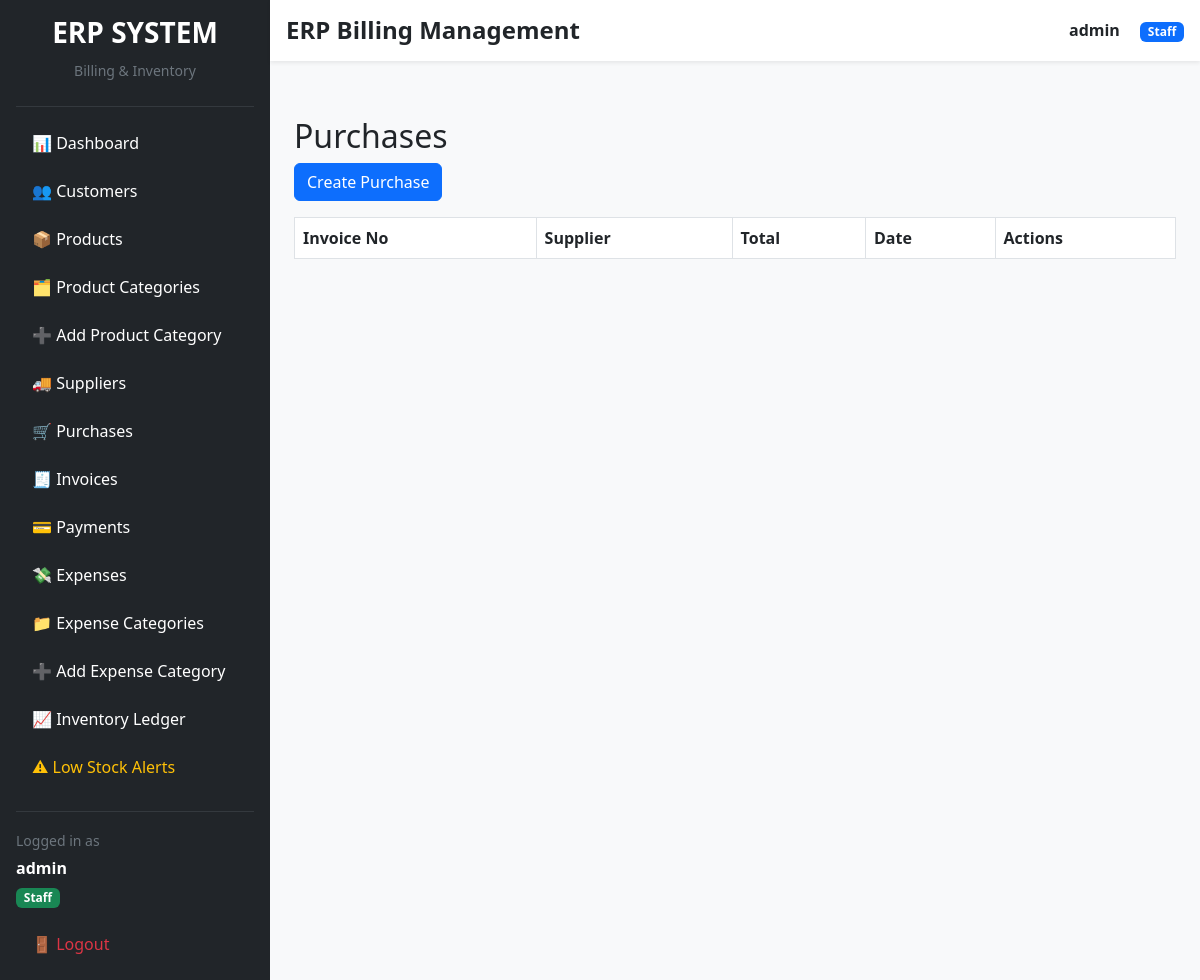
Page /purchases/ (signed in) on the earlier database version.
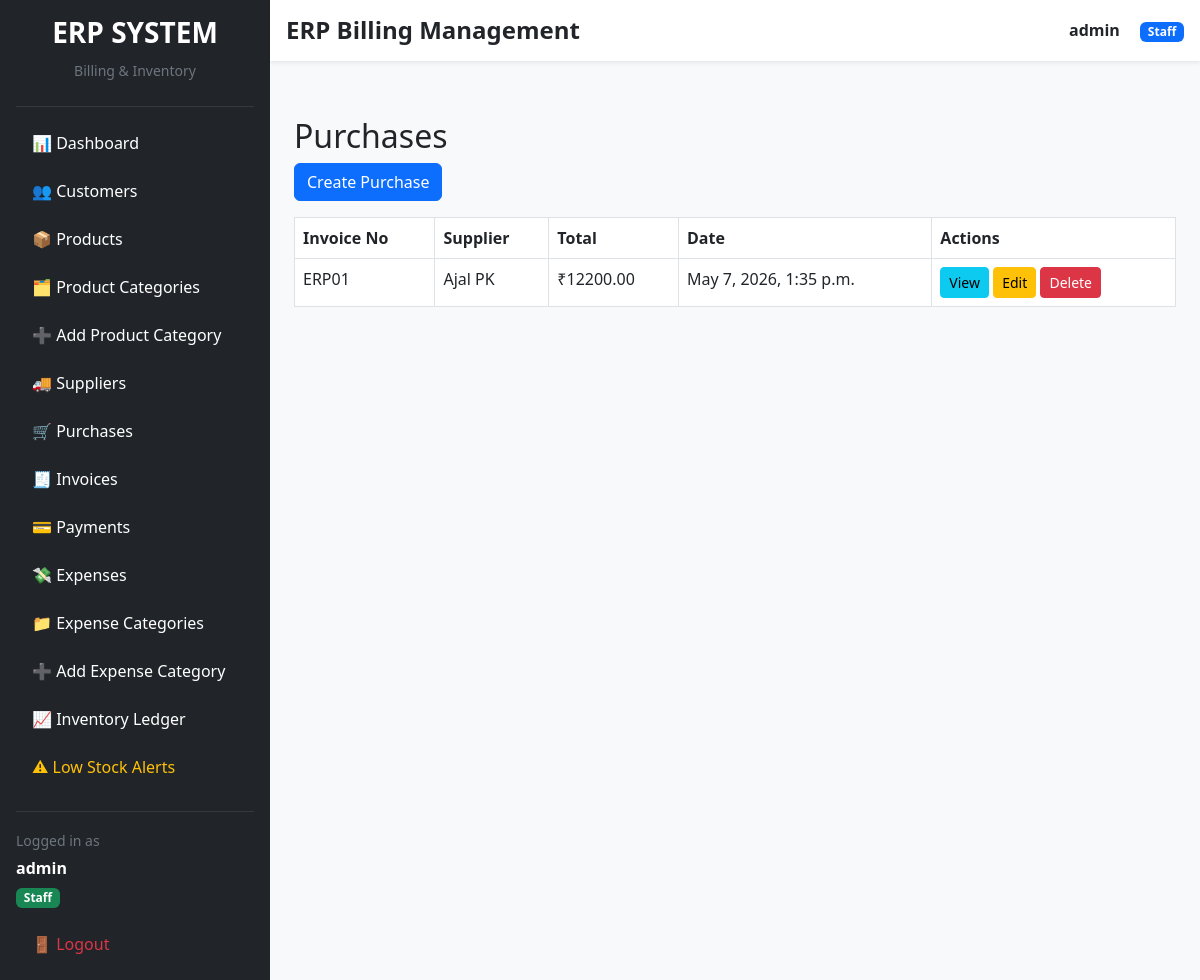
Same page on the later database version.
### accounts/models.py (models this page shows)
class CustomUser(AbstractUser):
    ROLE_CHOICES = (
        ('admin', 'Admin'),
        ('staff', 'Staff'),
        ('accountant', 'Accountant'),
    )
    role = models.CharField(max_length=20, choices=ROLE_CHOICES, default='staff')
    phone = models.CharField(max_length=15, blank=True, null=True)

### purchases/models.py (models this page shows, shortened)
class Purchase(models.Model):
    supplier = models.ForeignKey(
        Supplier,
        on_delete=models.CASCADE
    )
    invoice_number = models.CharField(
        max_length=100,
        unique=True
    )
    date = models.DateTimeField(
        auto_now_add=True
    )
    created_by = models.ForeignKey(
        CustomUser,
        on_delete=models.SET_NULL,
        null=True,
        blank=True
    )
    total_amount = models.DecimalField(
        max_digits=10,
        decimal_places=2,
        default=0
    )

### suppliers/models.py (models this page shows, shortened)
class Supplier(models.Model):
    name = models.CharField(max_length=200)
    company_name = models.CharField(
        max_length=200,
        blank=True,
        null=True
    )
    phone = models.CharField(max_length=15)
    email = models.EmailField(
        blank=True,
        null=True
    )
    gst_number = models.CharField(
        max_length=20,
        blank=True,
        null=True
    )
    address = models.TextField()
    created_at = models.DateTimeField(
        auto_now_add=True
    )

### purchases/views.py (the view)
@login_required
@admin_required
def purchase_list(request):
    purchases = Purchase.objects.all().order_by('-id')
    return render(
        request,
        'purchases/purchase_list.html',
        {
            'purchases': purchases
        }
    )

### templates/purchases/purchase_list.html
{% extends 'layouts/admin_base.html' %}
{% block admin_content %}
<h2>Purchases</h2>
<a href="{% url 'create_purchase' %}"
   class="btn btn-primary mb-3">
    Create Purchase
</a>
<table class="table table-bordered">
    <tr>
        <th>Invoice No</th>
        <th>Supplier</th>
        <th>Total</th>
        <th>Date</th>
        <th>Actions</th>
    </tr>
    {% for purchase in purchases %}
    <tr>
        <td>{{ purchase.invoice_number }}</td>
        <td>{{ purchase.supplier.name }}</td>
        <td>₹{{ purchase.total_amount }}</td>
        <td>{{ purchase.date }}</td>
        <td>
            <a href="{% url 'purchase_detail' purchase.id %}"
               class="btn btn-info btn-sm">
               View
            </a>
            <a href="{% url 'edit_purchase' purchase.id %}"
   class="btn btn-warning btn-sm">
    Edit
</a>
<a href="{% url 'delete_purchase' purchase.id %}"
   class="btn btn-danger btn-sm">
    Delete
</a>
        </td>
    </tr>
    {% endfor %}
</table>
{% endblock %}

### templates/layouts/admin_base.html (shortened to what this page needs)
{% extends 'base.html' %}
{% block content %}
<div class="d-flex" style="min-height:100vh;">
    <div class="bg-dark text-white p-3 shadow-lg"
         style="width:270px;">
        <div class="text-center mb-4">
            <h3 class="fw-bold">
                ERP SYSTEM
            </h3>
            <small class="text-secondary">
                Billing & Inventory
            </small>
        </div>
        <hr class="border-secondary">
     <ul class="nav flex-column">
    <li class="nav-item mb-2">
        <a href="{% url 'admin_dashboard' %}"
           class="nav-link text-white">
            📊 Dashboard
        </a>
    </li>
    <li class="nav-item mb-2">
        <a href="{% url 'customer_list' %}"
           class="nav-link text-white">
            👥 Customers
        </a>
    </li>
    <li class="nav-item mb-2">
        <a href="{% url 'product_list' %}"
           class="nav-link text-white">
            📦 Products
        </a>
    </li>
    <li class="nav-item mb-2">
        <a href="{% url 'category_list' %}"
           class="nav-link text-white">
            🗂 Product Categories
        </a>
    </li>
    <li class="nav-item mb-2">
        <a href="{% url 'add_category' %}"
           class="nav-link text-white">
            ➕ Add Product Category
        </a>
    </li>
    <li class="nav-item mb-2">
        <a href="{% url 'supplier_list' %}"
           class="nav-link text-white">
            🚚 Suppliers
        </a>
    </li>
    <li class="nav-item mb-2">
        <a href="{% url 'purchase_list' %}"
           class="nav-link text-white">
            🛒 Purchases
        </a>
    </li>
    <li class="nav-item mb-2">
        <a href="{% url 'invoice_list' %}"
           class="nav-link text-white">
            🧾 Invoices
        </a>
    </li>
    <li class="nav-item mb-2">
        <a href="{% url 'payment_list' %}"
           class="nav-link text-white">
            💳 Payments
        </a>
    </li>
    <li class="nav-item mb-2">
        <a href="{% url 'expense_list' %}"
           class="nav-link text-white">
            💸 Expenses
        </a>
    </li>
    <li class="nav-item mb-2">
        <a href="{% url 'expense_category_list' %}"
           class="nav-link text-white">
            📁 Expense Categories
        </a>
    </li>
    <li class="nav-item mb-2">
        <a href="{% url 'create_expense_category' %}"
           class="nav-link text-white">
            ➕ Add Expense Category
        </a>
    </li>
    <li class="nav-item mb-2">
        <a href="{% url 'stock_movement_list' %}"
           class="nav-link text-white">
            📈 Inventory Ledger
        </a>
    </li>
    <li class="nav-item mb-2">
        <a href="{% url 'product_list' %}"
           class="nav-link text-warning">
            ⚠ Low Stock Alerts
        </a>
    </li>
    <hr class="border-secondary">
    <li class="nav-item mb-3">
        <small class="text-secondary">
            Logged in as
        </small>
        <div class="fw-bold mt-1">
            {{ request.user.username }}
        </div>
        <span class="badge bg-success mt-2">
            {{ request.user.role|title }}
        </span>
    </li>
    <li class="nav-item">
        <a href="{% url 'logout' %}"
           class="nav-link text-danger">
            🚪 Logout
        </a>
    </li>
</ul>
    </div>
    <div class="flex-grow-1 bg-light">
        <div class="bg-white shadow-sm p-3 d-flex justify-content-between align-items-center">
            <div>
                <h4 class="mb-0 fw-bold">
                    ERP Billing Management
                </h4>
            </div>
            <div>
                <span class="fw-semibold me-3">
                    {{ request.user.username }}
                </span>
                <span class="badge bg-primary">
                    {{ request.user.role|title }}
                </span>
            </div>
        </div>
        <div class="p-3">
        </div>
        <div class="p-4">
            {% block admin_content %}
            {% endblock %}
        </div>
    </div>
</div>
{% endblock %}

### templates/base.html (shortened to what this page needs)
<!DOCTYPE html>
<html>
<head>
    <link href="https://cdn.jsdelivr.net/npm/bootstrap@5.3.0/dist/css/bootstrap.min.css" rel="stylesheet">
</head>
<body>
    {% block content %}{% endblock %}
</body>
</html>

Differences in the rows shown:
added Purchase: invoice_number "ERP01", supplier.name "Ajal PK", total_amount "12200.00", date "May 7, 2026, 1:35 p.m."
